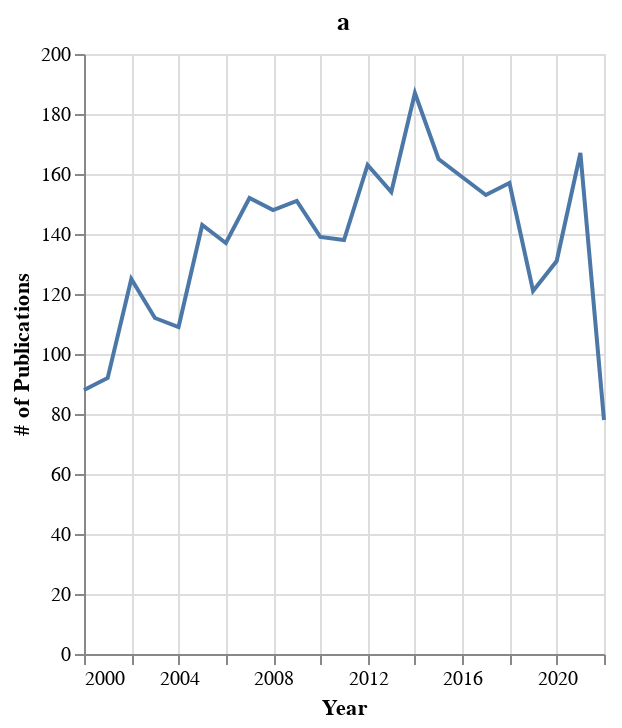

Notebook code cell kept with this figure:
### Code cell
papernum_by_year_chart = alt.Chart(yearly_papernum).mark_line().encode(
    x = alt.X(
        'year',
        title = 'Year'
    ),
    y = alt.Y(
        'freq',
        title = '# of Publications'
    )
).properties(
    title = 'a',
    height=300,
    width=260
)
papernum_by_year_chart

### Figure 1 — Vega-Lite specification as saved in the notebook (floating-point values rounded to 4 significant figures)
{"config": {"view": {"continuousWidth": 400, "continuousHeight": 300}}, "data": {"name": "data-2812a50de0e327cf6ba9a09703eb1723"}, "mark": "line", "encoding": {"x": {"field": "year", "title": "Year", "type": "temporal"}, "y": {"field": "freq", "title": "# of Publications", "type": "quantitative"}}, "height": 300, "title": "a", "width": 260, "$schema": "https://vega.github.io/schema/vega-lite/v4.17.0.json", "datasets": {"data-2812a50de0e327cf6ba9a09703eb1723": [{"year": "2000-01-01T00:00:00", "freq": 88}, {"year": "2001-01-01T00:00:00", "freq": 92}, {"year": "2002-01-01T00:00:00", "freq": 125}, {"year": "2003-01-01T00:00:00", "freq": 112}, {"year": "2004-01-01T00:00:00", "freq": 109}, {"year": "2005-01-01T00:00:00", "freq": 143}, {"year": "2006-01-01T00:00:00", "freq": 137}, {"year": "2007-01-01T00:00:00", "freq": 152}, {"year": "2008-01-01T00:00:00", "freq": 148}, {"year": "2009-01-01T00:00:00", "freq": 151}, {"year": "2010-01-01T00:00:00", "freq": 139}, {"year": "2011-01-01T00:00:00", "freq": 138}, {"year": "2012-01-01T00:00:00", "freq": 163}, {"year": "2013-01-01T00:00:00", "freq": 154}, {"year": "2014-01-01T00:00:00", "freq": 187}, {"year": "2015-01-01T00:00:00", "freq": 165}, {"year": "2016-01-01T00:00:00", "freq": 159}, {"year": "2017-01-01T00:00:00", "freq": 153}, {"year": "2018-01-01T00:00:00", "freq": 157}, {"year": "2019-01-01T00:00:00", "freq": 121}, {"year": "2020-01-01T00:00:00", "freq": 131}, {"year": "2021-01-01T00:00:00", "freq": 167}, {"year": "2022-01-01T00:00:00", "freq": 78}]}}
